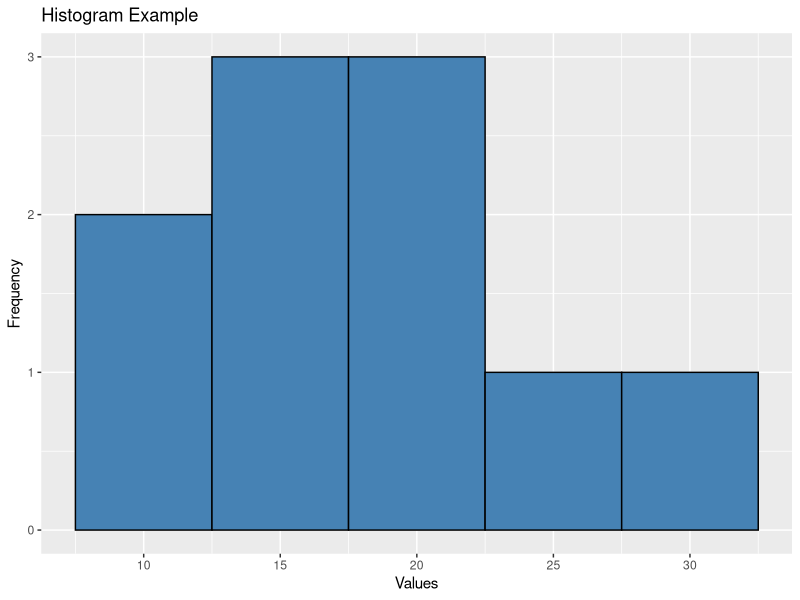
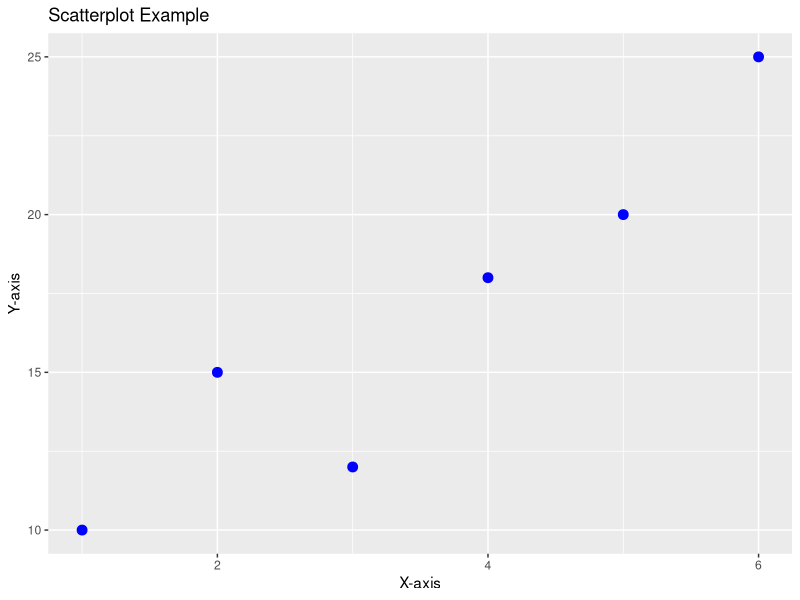
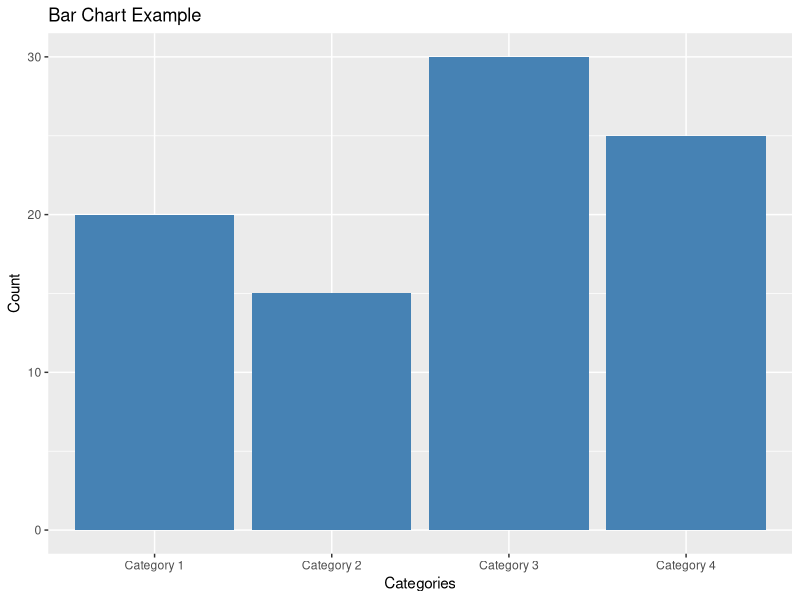
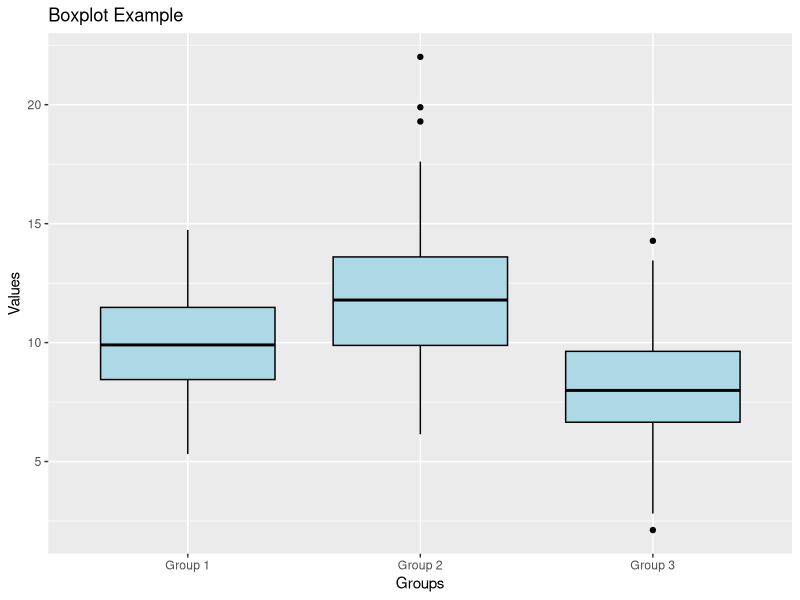
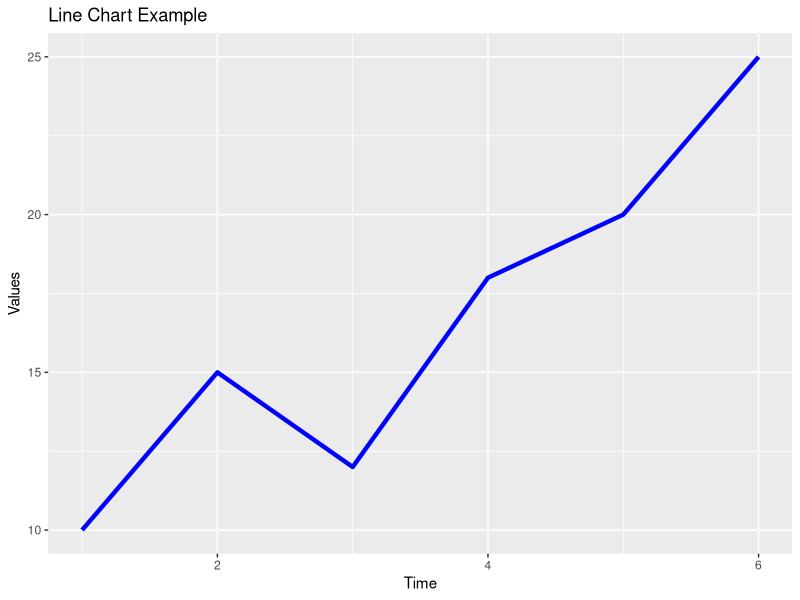

Generate these figures, in order, with R:
## ---- chunk 1
knitr::opts_chunk$set(echo = TRUE)
## ---- chunk 2
# Load ggplot2 library
library(ggplot2)

## ---- chunk 3
# Sample data
data <- data.frame(values = c(10, 15, 12, 18, 20, 25, 22, 17, 14, 30))

# Create the ggplot object and add the histogram geometry
ggplot(data, aes(x = values)) +
  geom_histogram(fill = "steelblue", color = "black", bins = 5) +
  labs(title = "Histogram Example", x = "Values", y = "Frequency")

## ---- chunk 4
# Load ggplot2 library
library(ggplot2)

## ---- chunk 5
# Sample data
data <- data.frame(x_values = c(1, 2, 3, 4, 5, 6),
                   y_values = c(10, 15, 12, 18, 20, 25))

# Create the ggplot object and add the scatterplot geometry
ggplot(data, aes(x = x_values, y = y_values)) +
  geom_point(color = "blue", size = 3) +
  labs(title = "Scatterplot Example", x = "X-axis", y = "Y-axis")

## ---- chunk 6
# Load ggplot2 library
library(ggplot2)

## ---- chunk 7
# Sample data
data <- data.frame(categories = c("Category 1", "Category 2", "Category 3", "Category 4"),
                   counts = c(20, 15, 30, 25))

# Create the ggplot object and add the bar chart geometry
ggplot(data, aes(x = categories, y = counts)) +
  geom_bar(stat = "identity", fill = "steelblue") +
  labs(title = "Bar Chart Example", x = "Categories", y = "Count")

## ---- chunk 8
# Load ggplot2 library
library(ggplot2)

## ---- chunk 9
# Sample data
data <- data.frame(groups = rep(c("Group 1", "Group 2", "Group 3"), each = 100),
                   values = c(rnorm(100, mean = 10, sd = 2),
                              rnorm(100, mean = 12, sd = 3),
                              rnorm(100, mean = 8, sd = 2.5)))

# Create the ggplot object and add the boxplot geometry
ggplot(data, aes(x = groups, y = values)) +
  geom_boxplot(fill = "lightblue", color = "black") +
  labs(title = "Boxplot Example", x = "Groups", y = "Values")

## ---- chunk 10
# Load ggplot2 library
library(ggplot2)

## ---- chunk 11
# Sample data
data <- data.frame(time = c(1, 2, 3, 4, 5, 6),
                   values = c(10, 15, 12, 18, 20, 25))

# Create the ggplot object and add the line chart geometry
ggplot(data, aes(x = time, y = values)) +
  geom_line(color = "blue", size = 1.5) +
  labs(title = "Line Chart Example", x = "Time", y = "Values")

